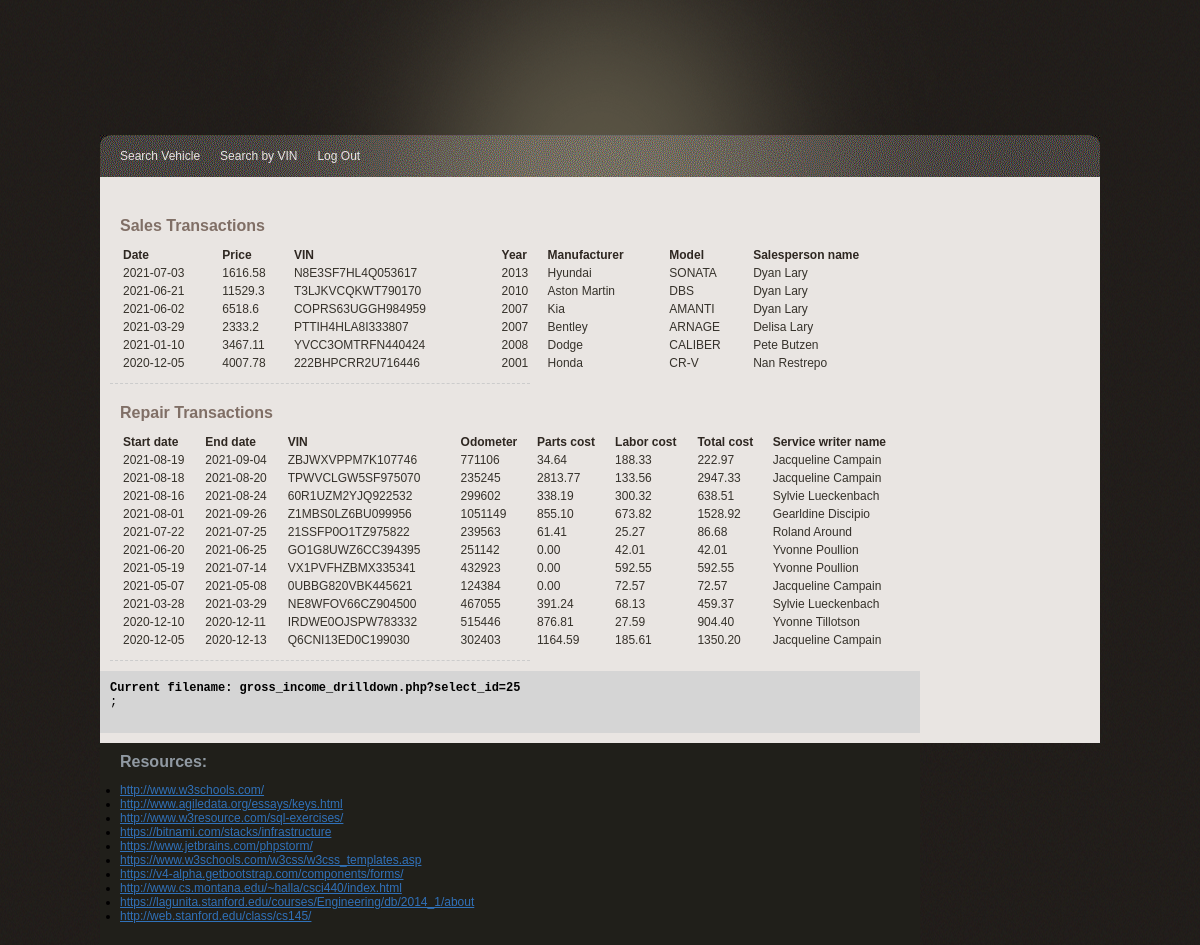
Screenshot of /Phase_3/gross_income_drilldown.php?select_id=25 (signed in) with the database file from the repository.
### tables this page shows
CREATE TABLE Repair (
  VIN varchar(17) NOT NULL,
  StartDate date NOT NULL,
  CustomerID int NOT NULL,
  EndDate date NULL,
  Odometer int NULL,
  LaborCharges float NULL,
  Description varchar(1000) NOT NULL,
  ServiceWriterUsername varchar(200) NOT NULL,
  PRIMARY KEY (VIN, StartDate)
);

### Phase_3/lib/sqlLib.php (called while the page is built, shortened)
<?php
function get_income_drilldown_by_sales($id) {
    return "SELECT DateSold, SoldPrice, VIN, ModelYear, ManufacturerName, ModelName, SalespeopleName
            FROM (SELECT CustomerID, DateSold, SoldPrice, VIN, ModelYear, ManufacturerName, ModelName,
                CONCAT(u.FirstName,' ',u.LastName) AS SalespeopleName
                FROM Vehicle v
                JOIN User u ON v.SalespeopleUsername = u.Username
                WHERE CustomerID IS NOT NULL) sales_income
            WHERE CustomerID = $id
            ORDER BY DateSold DESC, VIN";
}
function get_income_drilldown_by_repairs($id) {
    return "SELECT StartDate, EndDate, VIN, Odometer, PartsCost, LaborCharges, ROUND(PartsCost+LaborCharges, 2) AS TotalCost, ServiceWriterName
            FROM (SELECT CustomerID, r.StartDate, COALESCE(EndDate, '') AS EndDate, r.VIN, Odometer, LaborCharges,
                ROUND(SUM(COALESCE((UnitPrice*QuantityUsed), 0)), 2) AS PartsCost, CONCAT(u.FirstName,' ',u.LastName) AS ServiceWriterName
                FROM Repair r
                LEFT JOIN Part p ON r.VIN = p.VIN AND r.StartDate = p.StartDate
                JOIN User u ON r.ServiceWriterUsername = u.Username
                GROUP BY r.VIN, r.StartDate) repair_income
            WHERE CustomerID = $id
            ORDER BY EndDate IS NOT NULL, StartDate DESC, EndDate DESC, VIN";
}
?>

### Phase_3/gross_income_drilldown.php (the view, shortened to what this page needs)
<?php
include('lib/common.php');
include('lib/sqlLib.php');
$select_id = $_GET['select_id'];
?>
<?php include("lib/header.php"); ?>
	</head>
	<body>
        <div id="main_container">
		    <?php include("lib/menu.php"); ?>
			<div class="center_content">
				<div class="center_left">
					<div class="features">
						<div class="profile_section">
                        	<div class="subtitle">Sales Transactions</div>
							<table style="width: 200%;">
								<tr>
									<td class="heading">Date</td>
									<td class="heading">Price</td>
									<td class="heading">VIN</td>
									<td class="heading">Year</td>
									<td class="heading">Manufacturer</td>
                                    <td class="heading">Model</td>
                                    <td class="heading">Salesperson name</td>
								</tr>
								<?php
									$query = get_income_drilldown_by_sales($select_id);
									$result = mysqli_query($db, $query);
									while ($row = mysqli_fetch_array($result, MYSQLI_ASSOC)){
										print "<tr>";
										print "<td>{$row['DateSold']}</td>";
										print "<td>{$row['SoldPrice']}</td>";
										print "<td>{$row['VIN']}</td>";
										print "<td>{$row['ModelYear']}</td>";
										print "<td>{$row['ManufacturerName']}</td>";
                                        print "<td>{$row['ModelName']}</td>";
                                        print "<td>{$row['SalespeopleName']}</td>";
										print "</tr>";
									}
								?>
							</table>
						</div>
                        <div class="profile_section">
                        	<div class="subtitle">Repair Transactions</div>
							<table style="width: 200%;">
								<tr>
									<td class="heading">Start date</td>
                                    <td class="heading">End date</td>
									<td class="heading">VIN</td>
									<td class="heading">Odometer</td>
									<td class="heading">Parts cost</td>
                                    <td class="heading">Labor cost</td>
                                    <td class="heading">Total cost</td>
                                    <td class="heading">Service writer name</td>
								</tr>
								<?php
									$query = get_income_drilldown_by_repairs($select_id);
									$result = mysqli_query($db, $query);
									while ($row = mysqli_fetch_array($result, MYSQLI_ASSOC)){
										print "<tr>";
										print "<td>{$row['StartDate']}</td>";
										print "<td>{$row['EndDate']}</td>";
										print "<td>{$row['VIN']}</td>";
										print "<td>{$row['Odometer']}</td>";
										print "<td>{$row['PartsCost']}</td>";
                                        print "<td>{$row['LaborCharges']}</td>";
                                        print "<td>{$row['TotalCost']}</td>";
                                        print "<td>{$row['ServiceWriterName']}</td>";
										print "</tr>";
									}
								?>
							</table>
						</div>
					 </div>
				</div>
                <?php include("lib/error.php"); ?>
			</div>
               <?php include("lib/footer.php"); ?>
		</div>
	</body>
</html>

### Phase_3/css/gtonline_style.css (style rules this page uses)
body { background:url(../img/bg.gif) repeat #000000; padding:0; font-family: Verdana, Geneva, sans-serif; font-size:12px; margin:auto auto auto auto; color:#36322b; }
table { width: 100%; }
th, td { padding: 1px; text-align: left; }
#main_container { width:1000px; height:auto; margin:auto; padding:0px; }
.heading { font-size:12px; color:#2e2721; font-weight:bold; }
.subtitle { width: 600px; font-family: Verdana, Geneva, sans-serif; font-weight:bold; font-size:16px; color:#806F66; padding:10px 0px 10px 0px; }
.center_content { width:1000px; height:auto; padding:10px 0px 10px 0px; clear:both; background-color:#E9E5E2; }
.center_left { width:600px; float:left; padding:10px 10px 10px 10px; }
.profile_section { float:left; width:400px; border-bottom:1px #CCCCCC dashed; padding:10px 10px 10px 10px; }

### rows the page displays
repair: StartDate "2021-08-19", EndDate "2021-09-04", VIN "ZBJWXVPPM7K107746", Odometer "771106", PartsCost "34.64", LaborCharges "188.33", TotalCost "222.97", ServiceWriterName "Jacqueline Campain"
repair: StartDate "2021-08-18", EndDate "2021-08-20", VIN "TPWVCLGW5SF975070", Odometer "235245", PartsCost "2813.77", LaborCharges "133.56", TotalCost "2947.33", ServiceWriterName "Jacqueline Campain"
repair: StartDate "2021-08-16", EndDate "2021-08-24", VIN "60R1UZM2YJQ922532", Odometer "299602", PartsCost "338.19", LaborCharges "300.32", TotalCost "638.51", ServiceWriterName "Sylvie Lueckenbach"
repair: StartDate "2021-08-01", EndDate "2021-09-26", VIN "Z1MBS0LZ6BU099956", Odometer "1051149", PartsCost "855.10", LaborCharges "673.82", TotalCost "1528.92", ServiceWriterName "Gearldine Discipio"
repair: StartDate "2021-07-22", EndDate "2021-07-25", VIN "21SSFP0O1TZ975822", Odometer "239563", PartsCost "61.41", LaborCharges "25.27", TotalCost "86.68", ServiceWriterName "Roland Around"
repair: StartDate "2021-06-20", EndDate "2021-06-25", VIN "GO1G8UWZ6CC394395", Odometer "251142", PartsCost "0.00", LaborCharges "42.01", TotalCost "42.01", ServiceWriterName "Yvonne Poullion"
repair: StartDate "2021-05-19", EndDate "2021-07-14", VIN "VX1PVFHZBMX335341", Odometer "432923", PartsCost "0.00", LaborCharges "592.55", TotalCost "592.55", ServiceWriterName "Yvonne Poullion"
repair: StartDate "2021-05-07", EndDate "2021-05-08", VIN "0UBBG820VBK445621", Odometer "124384", PartsCost "0.00", LaborCharges "72.57", TotalCost "72.57", ServiceWriterName "Jacqueline Campain"
repair: StartDate "2021-03-28", EndDate "2021-03-29", VIN "NE8WFOV66CZ904500", Odometer "467055", PartsCost "391.24", LaborCharges "68.13", TotalCost "459.37", ServiceWriterName "Sylvie Lueckenbach"
repair: StartDate "2020-12-10", EndDate "2020-12-11", VIN "IRDWE0OJSPW783332", Odometer "515446", PartsCost "876.81", LaborCharges "27.59", TotalCost "904.40", ServiceWriterName "Yvonne Tillotson"
repair: StartDate "2020-12-05", EndDate "2020-12-13", VIN "Q6CNI13ED0C199030", Odometer "302403", PartsCost "1164.59", LaborCharges "185.61", TotalCost "1350.20", ServiceWriterName "Jacqueline Campain"

### other values shown
$row['DateSold'] "2021-07-03"
$row['SoldPrice'] "1616.58"
$row['VIN'] "N8E3SF7HL4Q053617"
$row['ModelYear'] "2013"
$row['ManufacturerName'] "Hyundai"
$row['ModelName'] "SONATA"
$row['SalespeopleName'] "Dyan Lary"
$row['DateSold'] "2021-06-21"
$row['SoldPrice'] "11529.3"
$row['VIN'] "T3LJKVCQKWT790170"
$row['ModelYear'] "2010"
$row['ManufacturerName'] "Aston Martin"
$row['ModelName'] "DBS"
$row['DateSold'] "2021-06-02"
$row['SoldPrice'] "6518.6"
